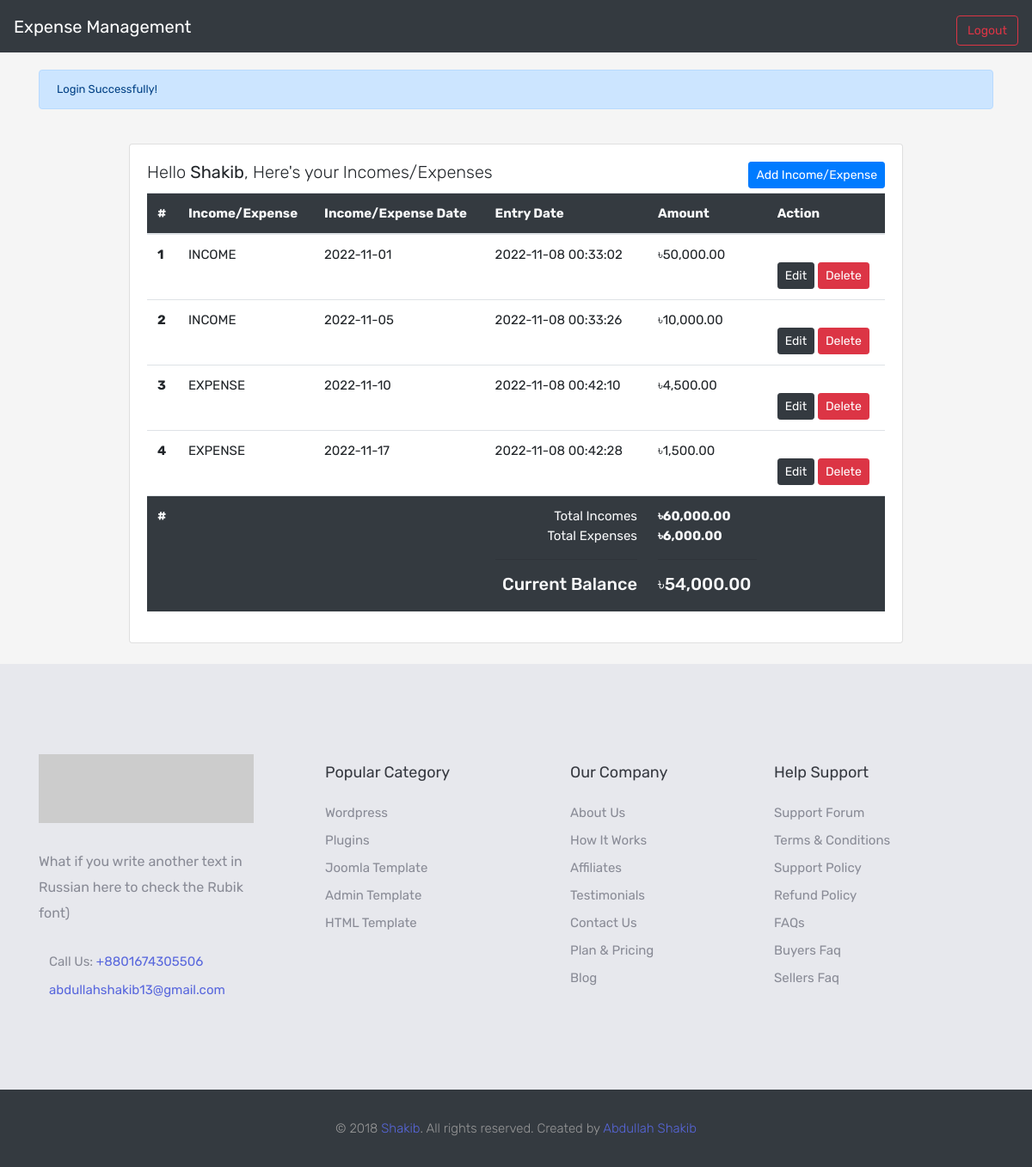
Screenshot of /index.php (signed in) with the database file from the repository.
### tables this page shows
CREATE TABLE `user_expense_income` (
  `id` int(11) NOT NULL,
  `user_id` int(11) NOT NULL,
  `type` enum('EXPENSE','INCOME') NOT NULL,
  `amount` float(11,2) NOT NULL,
  `expense_date` date NOT NULL,
  `created_at` datetime NOT NULL DEFAULT current_timestamp()
);

### partials/expenses.php (the view)
<div class="card my-4 w-75">
    <div class="card-body">
        <h5 class="card-title">
            Hello
            <strong><?=$_SESSION['loggedInUser']['name'];?></strong>,
            Here's your Incomes/Expenses
            <a href="./add.php" class="btn btn-primary btn-sm float-right mt-0">Add Income/Expense</a>
        </h5>
        <div class="card-text">
        <table class="table table-hover">
            <thead class="bg-dark text-light">
                <tr>
                    <th scope="col">#</th>
                    <th scope="col">Income/Expense</th>
                    <th scope="col">Income/Expense Date</th>
                    <th scope="col">Entry Date</th>
                    <th scope="col">Amount</th>
                    <th scope="col">Action</th>
                </tr>
            </thead>
            <tbody>
                <?php
                    $userId = $_SESSION['loggedInUser']['id'];
                    $transactionSql = "SELECT * FROM `user_expense_income` WHERE `user_id` = '".$userId."'";
                    $execute = mysqli_query($connection, $transactionSql);
                    $totalIncome = [];
                    $totalExpense = [];
                    if (mysqli_num_rows($execute) > 0) {
                        while($row = mysqli_fetch_assoc($execute)) {
                            if ($row['type'] === "INCOME")
                            {
                                $totalIncome[] = $row['amount'];
                            }
                            else
                            {
                                $totalExpense[] = $row['amount'];
                            }
                    ?>
                    <tr>
                        <th scope="row"><?=$row['id'];?></th>
                        <td><?=$row['type'];?></td>
                        <td><?=$row['expense_date'];?></td>
                        <td><?=$row['created_at'];?></td>
                        <td><?='৳'.number_format($row['amount'], 2);?></td>
                        <td>
                            <a class="btn btn-sm btn-dark" href="./edit.php?id=<?=$row['id'];?>">Edit</a>
                            <a class="btn btn-sm btn-danger" href="./action.php?delId=<?=$row['id'];?>" onclick="return confirm('Are you sure want to delete the transaction?')">Delete</a>
                        </td>
                    </tr>
                <?php }} else {?>
                    <tr>
                        <td colspan="5" class="text-center">No Data found!</td>
                    </tr>
                <?php }?>
            </tbody>
            <tfoot class="bg-dark text-light">
                <tr>
                    <th colspan="3">#</th>
                    <td class="text-right">
                        Total Incomes
                        <br>
                        Total Expenses
                        <br>
                        <hr>
                        <h5>Current Balance</h5>
                    </td>
                    <th>
                        <?='৳'.number_format(array_sum($totalIncome), 2);?>
                        <br>
                        <?='৳'.number_format(array_sum($totalExpense), 2);?>
                        <br>
                        <hr>
                        <h5><?='৳'.number_format((array_sum($totalIncome) - array_sum($totalExpense)), 2)?></h5>
                    </th>
                    <td></td>
                </tr>
            </tfoot>
        </table>
        </div>
    </div>
</div>

### header.php (shortened to what this page needs)
<!DOCTYPE html>
<html lang="en">
  <head>
    <link rel="stylesheet" href="css/bootstrap.min.css">
    <link rel="stylesheet" href="css/style.css">
  </head>
  <body>
    <main class="container-wrapper">
        <?php require_once "./nav.php"; ?>
        <?php if (!empty($_SESSION['succMsg'])){?>
            <div class="container">
                <div class="alert alert-primary mb-3" role="alert">
                    <?=$_SESSION['succMsg'];?>
                </div>
            </div>
        <?php unset($_SESSION['succMsg']); }?>

### nav.php (shortened to what this page needs)
<header class="header">
    <nav class="navbar navbar-expand-lg navbar-dark bg-dark">
        <a class="navbar-brand" href="./index.php">Expense Management</a>
        <div class="collapse navbar-collapse" id="navbarSupportedContent">
            <?php if (!empty($_SESSION['isLoggedIn']) && $_SESSION['isLoggedIn'] === true){?>
                <form class="form-inline my-2 my-lg-0" action="./action.php" method="POST">
                    <button class="btn btn-outline-danger my-2 my-sm-0" type="submit" name="logout">Logout</button>
                </form>
            <?php }?>
        </div>
    </nav>
</header>

### index.php
<?php require_once "./header.php"; ?>
<section class="body container-wrapper">
    <div class="global-container">
            <?php if (!empty($_SESSION['isLoggedIn']) && $_SESSION['isLoggedIn'] === true){?>
                <?php include_once "./partials/expenses.php"; ?>
            <?php } else {?>
                <?php include_once "./partials/login.php"; ?>
            <?php }?>
    </div>
</section>
<?php require_once "./footer.php"; ?>

### footer.php (shortened to what this page needs)
<footer class="footer-area footer--light">
            <div class="footer-big">
                <div class="container">
                <div class="row">
                    <div class="col-md-3 col-sm-12">
                    <div class="footer-widget">
                        <div class="widget-about">
                        <img src="http://placehold.it/250x80" alt="" class="img-fluid">
                        <p>What if you write another text in Russian here to check the Rubik font)</p>
                        <ul class="contact-details">
                            <li>
                            <span class="icon-earphones"></span> Call Us:
                            <a href="tel:+8801674305506">+8801674305506</a>
                            </li>
                            <li>
                            <span class="icon-envelope-open"></span>
                            <a href="mailto:abdullahshakib13@gmail.com">abdullahshakib13@gmail.com</a>
                            </li>
                        </ul>
                        </div>
                    </div>
                    </div>
                    <div class="col-md-3 col-sm-4">
                    <div class="footer-widget">
                        <div class="footer-menu footer-menu--1">
                        <h4 class="footer-widget-title">Popular Category</h4>
                        <ul>
                            <li>
                            <a href="#">Wordpress</a>
                            </li>
                            <li>
                            <a href="#">Plugins</a>
                            </li>
                            <li>
                            <a href="#">Joomla Template</a>
                            </li>
                            <li>
                            <a href="#">Admin Template</a>
                            </li>
                            <li>
                            <a href="#">HTML Template</a>
                            </li>
                        </ul>
                        </div>
                    </div>
                    </div>
                    <div class="col-md-3 col-sm-4">
                    <div class="footer-widget">
                        <div class="footer-menu">
                        <h4 class="footer-widget-title">Our Company</h4>
                        <ul>
                            <li>
                            <a href="#">About Us</a>
                            </li>
                            <li>
                            <a href="#">How It Works</a>
                            </li>
                            <li>
                            <a href="#">Affiliates</a>
                            </li>
                            <li>
                            <a href="#">Testimonials</a>
                            </li>
                            <li>
                            <a href="#">Contact Us</a>
                            </li>
                            <li>
                            <a href="#">Plan &amp; Pricing</a>
                            </li>
                            <li>
                            <a href="#">Blog</a>
                            </li>
                        </ul>
                        </div>
                    </div>
                    </div>
                    <div class="col-md-3 col-sm-4">
                    <div class="footer-widget">
                        <div class="footer-menu no-padding">
                        <h4 class="footer-widget-title">Help Support</h4>
                        <ul>
                            <li>
                            <a href="#">Support Forum</a>
                            </li>
                            <li>
                            <a href="#">Terms &amp; Conditions</a>
                            </li>
                            <li>
                            <a href="#">Support Policy</a>
                            </li>
                            <li>
                            <a href="#">Refund Policy</a>
                            </li>
                            <li>
                            <a href="#">FAQs</a>
                            </li>
                            <li>
                            <a href="#">Buyers Faq</a>
                            </li>
                            <li>
                            <a href="#">Sellers Faq</a>
                            </li>
                        </ul>
                        </div>
                    </div>
                    </div>
                </div>
                </div>
            </div>
            <div class="mini-footer">
                <div class="container">
                <div class="row">
                    <div class="col-md-12">
                    <div class="copyright-text">
                        <p>© 2018
                        <a href="#">Shakib</a>. All rights reserved. Created by
                        <a href="#">Abdullah Shakib</a>
                        </p>
                    </div>
                    </div>
                </div>
                </div>
            </div>
        </footer>
    </main>
  </body>
</html>

### css/style.css (style rules this page uses)
body { font-family:Rubik,sans-serif; position:relative; font-weight:400; font-size:15px }
ul { padding:0; margin:0 }
li { list-style:none }
img { max-width:100% }
p { font-size:16px; line-height:30px; color:#898b96; font-weight:300 }
h4 { font-family:Rubik,sans-serif; margin:0; font-weight:400; padding:0; color:#363940 }
a { color:#5867dd }
.no-padding { padding:0!important }
.footer-big { padding:105px 0 65px 0 }
.footer-big .footer-widget { margin-bottom:40px }
.footer--light { background:#e7e8ed }
.footer-big .footer-menu ul li a,.footer-big p,.footer-big ul li { color:#898b96 }
.footer-menu { padding-left:48px }
.footer-menu ul li a { font-size:15px; line-height:32px; -webkit-transition:.3s; -o-transition:.3s; transition:.3s }
.footer-menu--1 { width:100% }
.footer-widget-title { line-height:42px; margin-bottom:10px; font-size:18px }
.mini-footer { background:#343a40; text-align:center; padding:32px 0 }
.mini-footer p { margin:0; line-height:26px; font-size:15px; color:#999 }
.mini-footer p a { color:#5867dd }
.widget-about img { display:block; margin-bottom:30px }
.widget-about p { font-weight:400 }
.widget-about .contact-details { margin:30px 0 0 0 }
.widget-about .contact-details li { margin-bottom:10px }
.widget-about .contact-details li:last-child { margin-bottom:0 }
.widget-about .contact-details li span { padding-right:12px }
.widget-about .contact-details li a { color:#5867dd }
.global-container { height:100%; display: flex; align-items: center; justify-content: center; background-color: #f5f5f5; }
form { padding-top: 10px; font-size: 14px; margin-top: 30px; }
.card-title { font-weight:300; }
.btn { font-size: 14px; margin-top:20px; }
.alert { margin-bottom:-30px; font-size: 13px; margin-top:20px; }
main { background-color: #f5f5f5; }

### rows the page displays
user_expense_income: id "1", type "INCOME", expense_date "2022-11-01", created_at "2022-11-08 00:33:02", amount "50,000.00"
user_expense_income: id "2", type "INCOME", expense_date "2022-11-05", created_at "2022-11-08 00:33:26", amount "10,000.00"
user_expense_income: id "3", type "EXPENSE", expense_date "2022-11-10", created_at "2022-11-08 00:42:10", amount "4,500.00"
user_expense_income: id "4", type "EXPENSE", expense_date "2022-11-17", created_at "2022-11-08 00:42:28", amount "1,500.00"

### other values shown
$_SESSION['succMsg'] "Login Successfully!"
$_SESSION['loggedInUser']['name'] "Shakib"
array_sum($totalIncome) "60,000.00"
array_sum($totalExpense) "6,000.00"
array_sum($totalIncome) - array_sum($totalExpense) "54,000.00"
